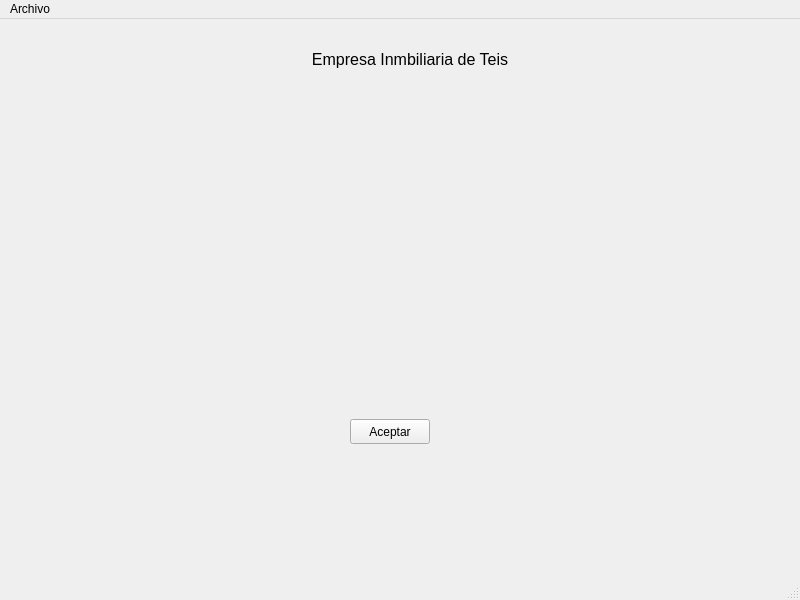
<?xml version="1.0" encoding="UTF-8"?>
<ui version="4.0">
 <class>venPrincipal</class>
 <widget class="QMainWindow" name="venPrincipal">
  <property name="geometry">
   <rect>
    <x>0</x>
    <y>0</y>
    <width>800</width>
    <height>600</height>
   </rect>
  </property>
  <property name="windowTitle">
   <string>InmoTeis</string>
  </property>
  <widget class="QWidget" name="centralwidget">
   <widget class="QPushButton" name="pushButton">
    <property name="geometry">
     <rect>
      <x>350</x>
      <y>400</y>
      <width>80</width>
      <height>25</height>
     </rect>
    </property>
    <property name="minimumSize">
     <size>
      <width>80</width>
      <height>25</height>
     </size>
    </property>
    <property name="maximumSize">
     <size>
      <width>80</width>
      <height>25</height>
     </size>
    </property>
    <property name="text">
     <string>Aceptar</string>
    </property>
   </widget>
   <widget class="QLabel" name="lblTitulo">
    <property name="geometry">
     <rect>
      <x>270</x>
      <y>30</y>
      <width>280</width>
      <height>20</height>
     </rect>
    </property>
    <property name="font">
     <font>
      <pointsize>12</pointsize>
     </font>
    </property>
    <property name="text">
     <string>Empresa Inmbiliaria de Teis</string>
    </property>
    <property name="alignment">
     <set>Qt::AlignCenter</set>
    </property>
   </widget>
  </widget>
  <widget class="QMenuBar" name="menubar">
   <property name="geometry">
    <rect>
     <x>0</x>
     <y>0</y>
     <width>800</width>
     <height>21</height>
    </rect>
   </property>
   <widget class="QMenu" name="menuArchivo">
    <property name="title">
     <string>Archivo</string>
    </property>
    <addaction name="actionSalir"/>
   </widget>
   <addaction name="menuArchivo"/>
  </widget>
  <widget class="QStatusBar" name="statusbar"/>
  <action name="actionSalir">
   <property name="text">
    <string>Salir</string>
   </property>
  </action>
 </widget>
 <resources/>
 <connections/>
</ui>
